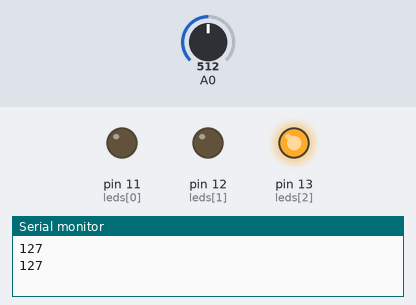
Bench run of a sketch on a simulated Arduino Uno, built with avr-gcc and run on an emulated ATmega328P. Shown: output pins drawn as LEDs (lit = HIGH), the last lines printed to the serial monitor. The test bench sets the inputs (shaded band); at power-on: A0 = 512.

Above: at 1.3 s.
1.4 s: A0 set to 493
2.9 s: A0 set to 472
At 4.0 s:
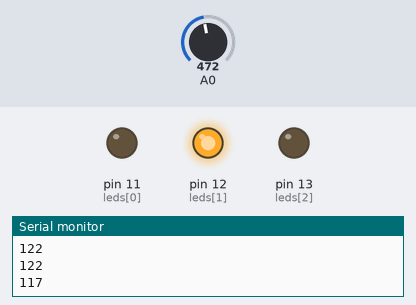
4.5 s: A0 set to 273
6.0 s: A0 set to 264
At 6.4 s:
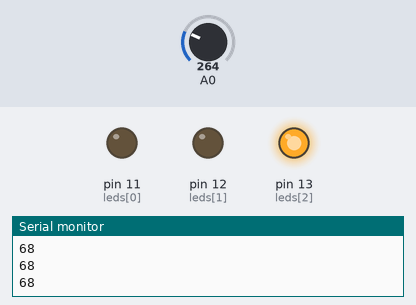
7.5 s: A0 set to 122
At 8.7 s:
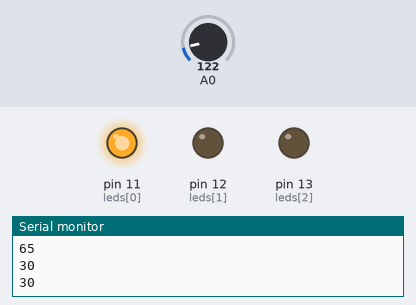
9.0 s: A0 set to 306
At 9.9 s:
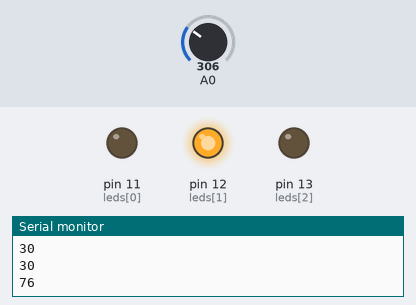
Timing chart, 0 to 11.5 s (numbered marks = the images above; inputs shaded):
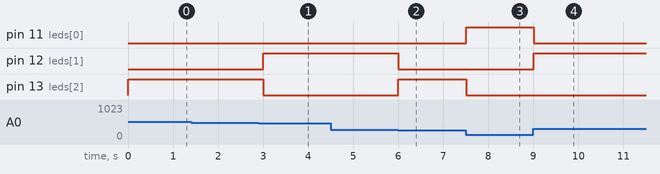

Measured:
- the behaviour switches between 482 and 481 on A0 (found by bisection; images 0 and 1)
- the behaviour switches between 265 and 264 on A0 (found by bisection; images 1 and 2)
- after the input at 2.9 s, pin 12 (leds[1]): LOW → HIGH after 0.10 s; pin 13 (leds[2]): HIGH → LOW after 0.10 s
- after the input at 6.0 s, pin 12 (leds[1]): HIGH → LOW at once; pin 13 (leds[2]): LOW → HIGH at once
- after the input at 7.5 s, pin 11 (leds[0]): LOW → HIGH at once; pin 13 (leds[2]): HIGH → LOW at once
- after the input at 9.0 s, pin 11 (leds[0]): HIGH → LOW at once; pin 12 (leds[1]): LOW → HIGH at once

The sketch:

DistIndicator.ino
```cpp
int leds[3] = {11,12,13};

int ldr = A0;

void setup() {
  // put your setup code here, to run once:
  Serial.begin(9600);
for(int i=0;i<3;i++){

          pinMode(leds[i],OUTPUT);

      }

}

void loop() {
  // put your main code here, to run repeatedly:


int val = analogRead(A0);

val = map(val,0,1023,0,255);
      if (val < 65){

        digitalWrite(leds[0],HIGH);
                digitalWrite(leds[1],LOW);
        digitalWrite(leds[2],LOW);

        }

        else if (val >65 && val < 120){

        digitalWrite(leds[1],HIGH);
                digitalWrite(leds[0],LOW);
        digitalWrite(leds[2],LOW);

        }
        else {

                  digitalWrite(leds[2],HIGH);
                          digitalWrite(leds[1],LOW);
                                  digitalWrite(leds[0],LOW);


          }


delay(500);


Serial.println(val);


}
```
